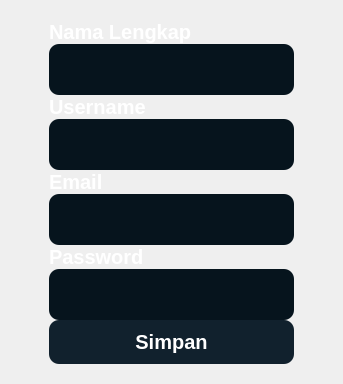
              <widget class="QWidget" name="page_Main_Student">
               <property name="styleSheet">
                <string notr="true">QWidget{
    background: qlineargradient(
        x2:0, y1:1,
        x2:1, y2:1,
        stop:0 #040e0f,
        stop:1 #054247
    );
    font-family: &quot;Century Gothic&quot;;
    font-size: 15px;
    color: #E9FFFF;

    border-radius: 10px;

}</string>
               </property>
               <layout class="QHBoxLayout" name="horizontalLayout_12">
                <item>
                 <widget class="QWidget" name="widget_Register_Student" native="true">
                  <property name="maximumSize">
                   <size>
                    <width>450</width>
                    <height>831</height>
                   </size>
                  </property>
                  <layout class="QVBoxLayout" name="verticalLayout_6">
                   <property name="spacing">
                    <number>0</number>
                   </property>
                   <property name="leftMargin">
                    <number>38</number>
                   </property>
                   <property name="rightMargin">
                    <number>38</number>
                   </property>
                   <item>
                    <widget class="QLabel" name="label_10">
                     <property name="maximumSize">
                      <size>
                       <width>16777215</width>
                       <height>26</height>
                      </size>
                     </property>
                     <property name="styleSheet">
                      <string notr="true">QLabel{
    qproperty-alignment: 'AlignLeft';
    color: white;
    background-color: none;
    font-size: 20px;
	font-weight:bold;
    border-radius: 10px;
}</string>
                     </property>
                     <property name="text">
                      <string>Nama Lengkap</string>
                     </property>
                    </widget>
                   </item>
                   <item>
                    <widget class="QLineEdit" name="lineEdit_NamaLengkap_2">
                     <property name="styleSheet">
                      <string notr="true">QLineEdit{
	background-color:#06141D;
    font-size: 25px;
	border-radius: 10px;
	color:white;
	Padding:10px;
}
QLineEdit:focus{
    border: 2px solid rgb(25, 201, 255); 
    background-color: #253745;
}</string>
                     </property>
                    </widget>
                   </item>
                   <item>
                    <widget class="QLabel" name="label_11">
                     <property name="maximumSize">
                      <size>
                       <width>16777215</width>
                       <height>26</height>
                      </size>
                     </property>
                     <property name="styleSheet">
                      <string notr="true">QLabel{
    qproperty-alignment: 'AlignLeft';
    color: white;
    background-color: none;
    font-size: 20px;
	font-weight:bold;
    border-radius: 10px;
}</string>
                     </property>
                     <property name="text">
                      <string>Username</string>
                     </property>
                    </widget>
                   </item>
                   <item>
                    <widget class="QLineEdit" name="lineEdit_Username_2">
                     <property name="styleSheet">
                      <string notr="true">QLineEdit{
	background-color:#06141D;
    font-size: 25px;
	border-radius: 10px;
	color:white;
	Padding:10px;
}
QLineEdit:focus{
    border: 2px solid rgb(25, 201, 255); 
    background-color: #253745;
}</string>
                     </property>
                    </widget>
                   </item>
                   <item>
                    <widget class="QLabel" name="label_12">
                     <property name="maximumSize">
                      <size>
                       <width>16777215</width>
                       <height>26</height>
                      </size>
                     </property>
                     <property name="styleSheet">
                      <string notr="true">QLabel{
    qproperty-alignment: 'AlignLeft';
    color: white;
    background-color: none;
    font-size: 20px;
	font-weight:bold;
    border-radius: 10px;
}</string>
                     </property>
                     <property name="text">
                      <string>Email</string>
                     </property>
                    </widget>
                   </item>
                   <item>
                    <widget class="QLineEdit" name="lineEdit_Email_2">
                     <property name="styleSheet">
                      <string notr="true">QLineEdit{
	background-color:#06141D;
    font-size: 25px;
	border-radius: 10px;
	color:white;
	Padding:10px;
}
QLineEdit:focus{
    border: 2px solid rgb(25, 201, 255); 
    background-color: #253745;
}</string>
                     </property>
                    </widget>
                   </item>
                   <item>
                    <widget class="QLabel" name="label_13">
                     <property name="maximumSize">
                      <size>
                       <width>16777215</width>
                       <height>26</height>
                      </size>
                     </property>
                     <property name="styleSheet">
                      <string notr="true">QLabel{
    qproperty-alignment: 'AlignLeft';
    color: white;
    background-color: none;
    font-size: 20px;
	font-weight:bold;
    border-radius: 10px;
}</string>
                     </property>
                     <property name="text">
                      <string>Password</string>
                     </property>
                    </widget>
                   </item>
                   <item>
                    <widget class="QLineEdit" name="lineEdit_Password_2">
                     <property name="styleSheet">
                      <string notr="true">QLineEdit{
	background-color:#06141D;
    font-size: 25px;
	border-radius: 10px;
	color:white;
	Padding:10px;
}
QLineEdit:focus{
    border: 2px solid rgb(25, 201, 255); 
    background-color: #253745;
}</string>
                     </property>
                    </widget>
                   </item>
                   <item>
                    <widget class="QPushButton" name="btnSimpan_Student">
                     <property name="styleSheet">
                      <string notr="true">QPushButton{
    qproperty-alignment: AlignCenter;
    background-color:#11212D;
    font-size: 20px;
	font-weight:bold;
	border-radius: 10px;
	color:white;
	padding:10px;
}
QPushButton:hover{
  background-color:#4A5C6A;
}</string>
                     </property>
                     <property name="text">
                      <string>Simpan</string>
                     </property>
                    </widget>
                   </item>
                  </layout>
                 </widget>
                </item>
               </layout>
              </widget>
